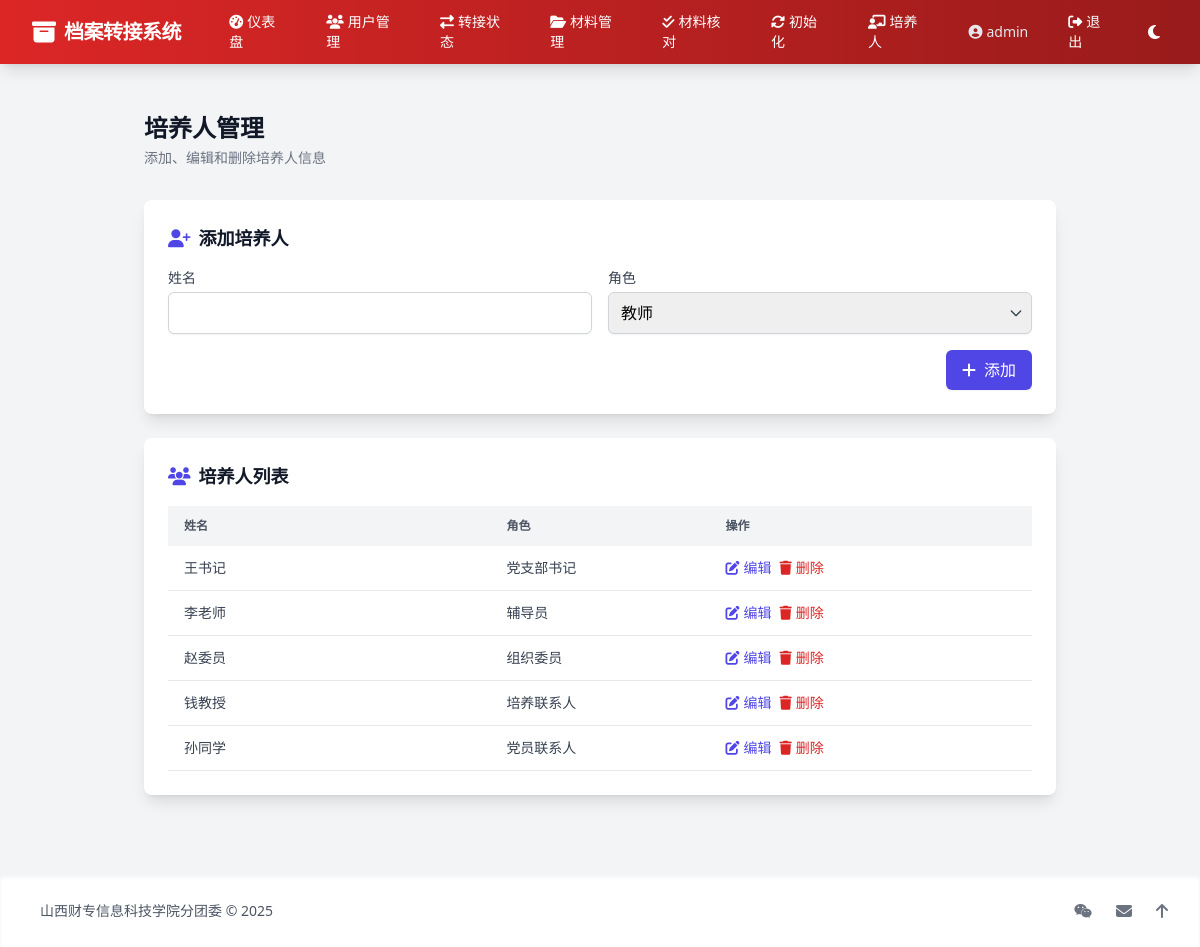
The app's page /admin/cultivators (signed in) with its own data.
### tables this page shows
CREATE TABLE cultivators (
            id INTEGER PRIMARY KEY AUTOINCREMENT,
            name TEXT NOT NULL,
            role TEXT NOT NULL
        );

### app.py (the view)
    def wrap(*args, **kwargs):
        if 'user_id' not in session or session.get('is_admin') != 1:
            flash('无权限访问', 'error')
            return redirect(url_for('login'))
        return f(*args, **kwargs)

### app.py (called while the page is built, shortened)
def admin_required(f):
    def wrap(*args, **kwargs):
        if 'user_id' not in session or session.get('is_admin') != 1:
            flash('无权限访问', 'error')
            return redirect(url_for('login'))
        return f(*args, **kwargs)
    wrap.__name__ = f.__name__
    return wrap

@app.route('/admin/cultivators', methods=['GET', 'POST'])
@admin_required
def admin_cultivators():
    cultivators = get_all_cultivators()
    return render_template('admin_cultivators.html', cultivators=cultivators)

### database.py (called while the page is built)
def get_db():
    conn = sqlite3.connect('archive.db', timeout=10)  # 增加超时时间
    conn.row_factory = sqlite3.Row
    return conn

def get_all_cultivators():
    try:
        conn = get_db()
        with conn:
            cultivators = conn.execute('SELECT id, name, role FROM cultivators ORDER BY id').fetchall()
        return cultivators
    finally:
        conn.close()

### templates/admin_cultivators.html (shortened to what this page needs)
{% extends "base.html" %}
{% block content %}
<div class="max-w-7xl mx-auto px-4 sm:px-6 lg:px-8 py-6">
    <header class="mb-8 animate-fadeIn">
        <div class="flex justify-between items-center">
            <div>
                <h1 class="text-2xl font-bold text-gray-900 dark:text-gray-100">培养人管理</h1>
                <p class="mt-1 text-sm text-gray-500 dark:text-gray-400">添加、编辑和删除培养人信息</p>
            </div>
        </div>
    </header>
    <div class="bg-white dark:bg-gray-800 rounded-lg shadow-lg p-6 mb-6 animate-fadeIn">
        <h2 class="text-lg font-semibold text-gray-900 dark:text-gray-100 mb-4 flex items-center">
            <i class="fas fa-user-plus mr-2 text-indigo-600 dark:text-indigo-400"></i> 添加培养人
        </h2>
        <form method="POST">
            <div class="grid grid-cols-1 sm:grid-cols-2 gap-4">
                <div class="mb-4">
                    <label class="block text-sm font-medium text-gray-700 dark:text-gray-300 mb-1">姓名</label>
                    <input type="text" name="name" class="w-full px-3 py-2 border border-gray-300 dark:border-gray-600 rounded-md shadow-sm focus:outline-none focus:ring-indigo-500 focus:border-indigo-500 dark:bg-gray-700 dark:text-gray-100" required>
                </div>
                <div class="mb-4">
                    <label class="block text-sm font-medium text-gray-700 dark:text-gray-300 mb-1">角色</label>
                    <div class="relative">
                        <select name="role" class="w-full px-3 py-2 border border-gray-300 dark:border-gray-600 rounded-md shadow-sm focus:outline-none focus:ring-indigo-500 focus:border-indigo-500 dark:bg-gray-700 dark:text-gray-100 appearance-none" required>
                            <option value="教师">教师</option>
                        </select>
                        <div class="pointer-events-none absolute inset-y-0 right-0 flex items-center px-2 text-gray-700 dark:text-gray-300">
                        </div>
                    </div>
                </div>
            </div>
            <div class="flex justify-end">
                <button type="submit" class="bg-indigo-600 hover:bg-indigo-700 text-white px-4 py-2 rounded-md shadow-sm transition duration-200 flex items-center">
                    <i class="fas fa-plus mr-2"></i> 添加
                </button>
            </div>
        </form>
    </div>
    <div class="bg-white dark:bg-gray-800 rounded-lg shadow-lg p-6 animate-fadeIn">
        <h2 class="text-lg font-semibold text-gray-900 dark:text-gray-100 mb-4 flex items-center">
            <i class="fas fa-users mr-2 text-indigo-600 dark:text-indigo-400"></i> 培养人列表
        </h2>
        {% if cultivators %}
        <div class="overflow-x-auto">
            <table class="w-full text-left text-sm text-gray-700 dark:text-gray-300">
                <thead class="bg-gray-100 dark:bg-gray-700 text-gray-600 dark:text-gray-400 uppercase text-xs">
                    <tr>
                        <th class="py-3 px-4 min-w-[150px]">姓名</th>
                        <th class="py-3 px-4 min-w-[100px]">角色</th>
                        <th class="py-3 px-4 min-w-[150px]">操作</th>
                    </tr>
                </thead>
                <tbody>
                    {% for cultivator in cultivators %}
                    <tr class="border-b dark:border-gray-700 hover:bg-gray-50 dark:hover:transition">
                        <td class="py-3 px-4 truncate">{{ cultivator.name }}</td>
                        <td class="py-3 px-4 truncate">{{ cultivator.role }}</td>
                        <td class="py-3 px-4">
                            <div class="flex items-center space-x-2">
                                <button onclick="editCultivator('{{ cultivator.id }}', '{{ cultivator.name }}', '{{ cultivator.role }}')" class="text-indigo-600 hover:text-indigo-800 dark:text-indigo-400 dark:hover:text-indigo-300 transition duration-200 flex items-center">
                                    <i class="fas fa-edit mr-1"></i> 编辑
                                </button>
                                <button onclick="openDeleteModal('{{ cultivator.id }}', '{{ cultivator.name }}')" class="text-red-600 hover:text-red-800 dark:text-red-400 dark:hover:text-red-300 transition duration-200 flex items-center">
                                    <i class="fas fa-trash mr-1"></i> 删除
                                </button>
                            </div>
                        </td>
                    </tr>
                    {% endfor %}
                </tbody>
            </table>
        </div>
        {% else %}
        <p class="text-gray-600 dark:text-gray-400">暂无培养人记录。</p>
        {% endif %}
    </div>
</div>
{% endblock %}

### templates/base.html (style rules this page uses)
.animate-fadeIn { animation: fadeIn 0.5s ease-out forwards; }

### records on screen
cultivators: name "王书记", role "党支部书记"
cultivators: name "李老师", role "辅导员"
cultivators: name "赵委员", role "组织委员"
cultivators: name "钱教授", role "培养联系人"
cultivators: name "孙同学", role "党员联系人"

### other values on screen
{{ session.student_id or '用户' }} "admin"
